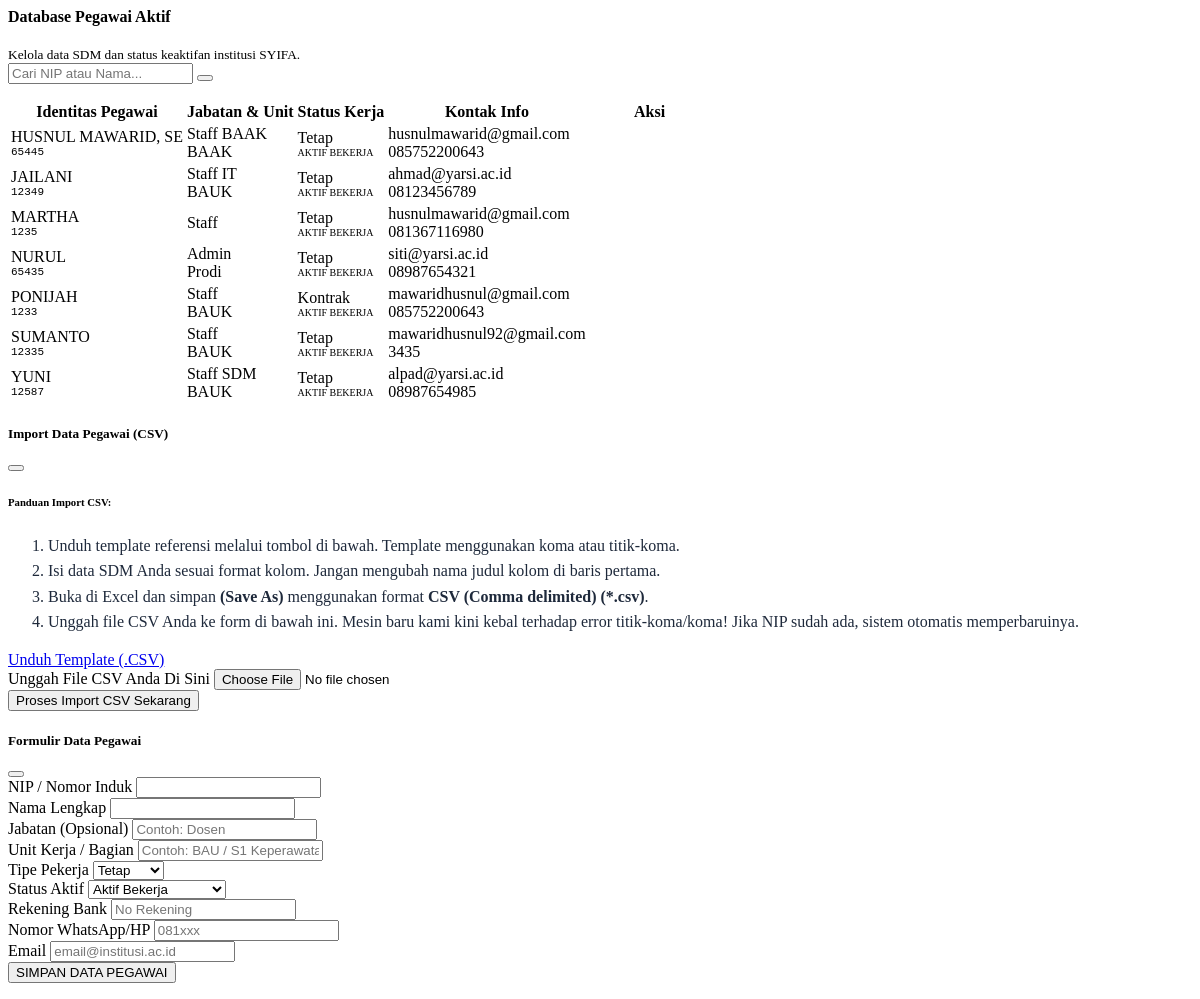
Page /hr_pegawai.php (signed in) on the committed database.
### tables this page shows
CREATE TABLE `hr_pegawai` (
  `id` int(11) NOT NULL AUTO_INCREMENT,
  `nip` varchar(30) NOT NULL,
  `nama_lengkap` varchar(150) NOT NULL,
  `jk` enum('L','P') DEFAULT NULL,
  `tgl_lahir` date DEFAULT NULL,
  `status_pegawai` enum('Tetap','Kontrak','Honorer','Magang') DEFAULT 'Kontrak',
  `jabatan` varchar(150) DEFAULT NULL,
  `unit_kerja` varchar(100) DEFAULT NULL,
  `tgl_masuk` date DEFAULT NULL,
  `status_aktif` tinyint(1) DEFAULT 1,
  `rekening_bank` varchar(50) DEFAULT NULL,
  `npwp` varchar(30) DEFAULT NULL,
  `email` varchar(100) DEFAULT NULL,
  `no_hp` varchar(20) DEFAULT NULL,
  `user_id` int(11) DEFAULT NULL,
  `created_at` timestamp NOT NULL DEFAULT current_timestamp(),
  PRIMARY KEY (`id`),
  UNIQUE KEY `nip` (`nip`),
  KEY `jabatan_id` (`jabatan`)
);

### hr_pegawai.php (the view, shortened to what this page needs)
<?php
$search = $_GET['q'] ?? '';
$limit = 20;
$page_num = isset($_GET['page_num']) ? (int)$_GET['page_num'] : 1;
$offset = ($page_num - 1) * $limit;
$where = "1=1";
$pegawai = $conn->query("SELECT * FROM hr_pegawai WHERE $where ORDER BY nama_lengkap ASC LIMIT $limit OFFSET $offset");
?>
<div class="container-fluid py-4 animate__animated animate__fadeIn">
    <div class="d-flex justify-content-between align-items-center mb-4 bg-white p-4 rounded-4 shadow-sm border-start border-primary border-4">
        <div>
            <h4 class="fw-bold text-dark mb-0"><i class="fas fa-users-cog me-2 text-primary"></i>Database Pegawai Aktif</h4>
            <small class="text-muted fw-bold">Kelola data SDM dan status keaktifan institusi SYIFA.</small>
        </div>
        <div class="d-flex gap-2">
            <form method="GET" class="input-group shadow-sm rounded-pill overflow-hidden border" style="width: 250px;">
                <input type="text" name="q" class="form-control border-0 bg-light px-3 fw-bold" placeholder="Cari NIP atau Nama..." value="<?= htmlspecialchars($search) ?>" autocomplete="off">
                <button type="submit" class="btn btn-primary px-3 border-0"><i class="fas fa-search"></i></button>
            </form>
        </div>
    </div>
    <div class="card border-0 shadow-sm rounded-4 overflow-hidden bg-white">
        <div class="table-responsive">
            <table class="table table-hover align-middle mb-0 text-dark">
                <thead class="bg-light small text-uppercase fw-bold text-muted">
                    <tr>
                        <th class="ps-4 py-3">Identitas Pegawai</th>
                        <th class="py-3">Jabatan & Unit</th>
                        <th class="py-3 text-center">Status Kerja</th>
                        <th class="py-3">Kontak Info</th>
                        <th class="text-center pe-4 py-3" width="120">Aksi</th>
                    </tr>
                </thead>
                <tbody>
                    <?php
                    if($pegawai && $pegawai->num_rows > 0): while($p = $pegawai->fetch_assoc()):
                        $status_aktif = (int)($p['status_aktif'] ?? 0);
                    ?>
                    <tr>
                        <td class="ps-4">
                            <div class="d-flex align-items-center">
                                <div>
                                    <div class="fw-bold text-dark mb-1"><?= strtoupper($p['nama_lengkap']) ?></div>
                                    <code class="small text-muted bg-transparent p-0 border-0" style="font-size: 11px;"><?= $p['nip'] ?></code>
                                </div>
                            </div>
                        </td>
                        <td>
                            <div class="fw-bold small text-dark"><?= $p['jabatan'] ?: '<span class="text-muted italic">Staf Umum</span>' ?></div>
                            <div class="text-muted small"><?= $p['unit_kerja'] ?></div>
                        </td>
                        <td class="text-center">
                            <span class="badge bg-light text-dark border px-3 py-1 mb-1 d-inline-block"><?= $p['status_pegawai'] ?? 'Tetap' ?></span><br>
                            <span class="small <?= $status_aktif ? 'text-success' : 'text-danger' ?> fw-bold" style="font-size: 10px;">
                                <i class="fas fa-circle me-1" style="font-size:7px;"></i><?= $status_aktif ? 'AKTIF BEKERJA' : 'NON-AKTIF' ?>
                            </span>
                        </td>
                        <td class="small text-muted fw-bold">
                            <i class="fas fa-envelope me-2"></i> <?= $p['email'] ?: '-' ?><br>
                            <i class="fas fa-phone me-2"></i> <?= $p['no_hp'] ?: '-' ?>
                        </td>
                        <td class="text-center pe-4">
                        </td>
                    </tr>
                    <?php endwhile; else: ?>
                        <tr><td colspan="5" class="text-center py-5 text-muted italic">Belum ada data pegawai yang terdaftar.</td></tr>
                    <?php endif; ?>
                </tbody>
            </table>
        </div>
    </div>
</div>
<div class="modal fade" id="modalImportPegawai" tabindex="-1" data-bs-backdrop="static">
    <div class="modal-dialog modal-dialog-centered modal-lg">
        <form action="hr_action.php" method="POST" enctype="multipart/form-data" class="modal-content rounded-4 border-0 shadow-lg text-dark">
            <div class="modal-header bg-success text-white p-4 border-0">
                <h5 class="modal-title fw-bold"><i class="fas fa-file-csv me-2"></i>Import Data Pegawai (CSV)</h5>
                <button type="button" class="btn-close btn-close-white shadow-none" data-bs-dismiss="modal"></button>
            </div>
            <div class="modal-body p-4 bg-light text-start">
                <div class="alert bg-success bg-opacity-10 border border-success border-opacity-25 rounded-4 mb-4 small shadow-sm text-dark">
                    <h6 class="fw-bold mb-2 text-success"><i class="fas fa-info-circle me-1"></i> Panduan Import CSV:</h6>
                    <ol class="mb-0 ps-3" style="line-height: 1.6; color: #1e293b !important;">
                        <li style="color: #1e293b !important;">Unduh template referensi melalui tombol di bawah. Template menggunakan koma atau titik-koma.</li>
                        <li style="color: #1e293b !important;">Isi data SDM Anda sesuai format kolom. Jangan mengubah nama judul kolom di baris pertama.</li>
                        <li style="color: #1e293b !important;">Buka di Excel dan simpan <strong style="color: #1e293b !important;">(Save As)</strong> menggunakan format <b style="color: #1e293b !important;">CSV (Comma delimited) (*.csv)</b>.</li>
                        <li style="color: #1e293b !important;">Unggah file CSV Anda ke form di bawah ini. Mesin baru kami kini kebal terhadap error titik-koma/koma! Jika NIP sudah ada, sistem otomatis memperbaruinya.</li>
                    </ol>
                </div>
                <div class="text-center mb-4 border-bottom pb-4 border-secondary border-opacity-25">
                    <a href="hr_action.php?action=download_template_pegawai" class="btn btn-outline-success rounded-pill px-5 py-2 fw-bold shadow-sm"><i class="fas fa-download me-2"></i>Unduh Template (.CSV)</a>
                </div>
                <div class="mb-2 text-center position-relative">
                    <label class="small fw-bold text-muted mb-3 text-uppercase"><i class="fas fa-upload me-1"></i> Unggah File CSV Anda Di Sini</label>
                    <input type="file" name="file_import" id="file_import_csv" class="form-control form-control-lg border-success border-2 shadow-sm rounded-4 px-4 py-3 bg-white text-center fw-bold" accept=".csv" required onchange="validateCSV(this)">
                </div>
            </div>
            <div class="modal-footer p-4 border-0 bg-white">
                <button type="submit" class="btn btn-success btn-lg w-100 rounded-pill py-3 fw-bold shadow-sm text-uppercase">Proses Import CSV Sekarang</button>
            </div>
        </form>
    </div>
</div>
<div class="modal fade" id="modalPegawai" tabindex="-1">
    <div class="modal-dialog modal-lg modal-dialog-centered">
        <form action="hr_action.php" method="POST" class="modal-content border-0 shadow-lg rounded-4 overflow-hidden text-dark">
            <div class="modal-header bg-primary text-white p-4 border-0">
                <h5 class="modal-title fw-bold" id="peg_title"><i class="fas fa-user-edit me-2"></i>Formulir Data Pegawai</h5>
                <button type="button" class="btn-close btn-close-white shadow-none" data-bs-dismiss="modal"></button>
            </div>
            <div class="modal-body p-4 bg-light text-start">
                <div class="row g-3">
                    <div class="col-md-4">
                        <label class="small fw-bold text-muted mb-1 uppercase">NIP / Nomor Induk</label>
                        <input type="text" name="nip" id="peg_nip" class="form-control rounded-pill border-0 shadow-sm px-3 fw-bold" required>
                    </div>
                    <div class="col-md-8">
                        <label class="small fw-bold text-muted mb-1 uppercase">Nama Lengkap</label>
                        <input type="text" name="nama_lengkap" id="peg_nama" class="form-control rounded-pill border-0 shadow-sm px-3" required>
                    </div>
                    <div class="col-md-6">
                        <label class="small fw-bold text-muted mb-1 uppercase">Jabatan (Opsional)</label>
                        <input type="text" name="jabatan" id="peg_jabatan" list="dataJabatan" class="form-control rounded-pill border-0 shadow-sm px-3" placeholder="Contoh: Dosen">
                    </div>
                    <div class="col-md-6">
                        <label class="small fw-bold text-muted mb-1 uppercase">Unit Kerja / Bagian</label>
                        <input type="text" name="unit_kerja" id="peg_unit" class="form-control rounded-pill border-0 shadow-sm px-3" placeholder="Contoh: BAU / S1 Keperawatan">
                    </div>
                    <div class="col-md-6">
                        <label class="small fw-bold text-muted mb-1 uppercase">Tipe Pekerja</label>
                        <select name="status_pegawai" id="peg_status" class="form-select rounded-pill border-0 shadow-sm px-3 fw-bold">
                            <option value="Tetap">Tetap</option>
                        </select>
                    </div>
                    <div class="col-md-6">
                        <label class="small fw-bold text-muted mb-1 uppercase">Status Aktif</label>
                        <select name="status_aktif" id="peg_aktif" class="form-select rounded-pill border-0 shadow-sm px-3 fw-bold text-primary">
                            <option value="1">Aktif Bekerja</option>
                        </select>
                    </div>
                    <div class="col-md-6">
                        <label class="small fw-bold text-muted mb-1 uppercase">Rekening Bank</label>
                        <input type="text" name="rekening_bank" id="peg_rek" class="form-control rounded-pill border-0 shadow-sm px-3" placeholder="No Rekening">
                    </div>
                    <div class="col-md-6">
                        <label class="small fw-bold text-muted mb-1 uppercase">Nomor WhatsApp/HP</label>
                        <input type="text" name="no_hp" id="peg_hp" class="form-control rounded-pill border-0 shadow-sm px-3" placeholder="081xxx">
                    </div>
                    <div class="col-md-12">
                        <label class="small fw-bold text-muted mb-1 uppercase">Email</label>
                        <input type="email" name="email" id="peg_email" class="form-control rounded-pill border-0 shadow-sm px-3" placeholder="email@institusi.ac.id">
                    </div>
                </div>
            </div>
            <div class="modal-footer p-4 border-0 bg-white d-block text-center">
                <button type="submit" class="btn btn-primary w-100 rounded-pill py-3 fw-bold shadow uppercase">SIMPAN DATA PEGAWAI</button>
            </div>
        </form>
    </div>
</div>

### rows in the picture
hr_pegawai: nama_lengkap "HUSNUL MAWARID, SE", nip "65445", jabatan "Staff BAAK", unit_kerja "BAAK", status_pegawai "Tetap", status_aktif "AKTIF BEKERJA", email "husnulmawarid@gmail.com", no_hp "085752200643"
hr_pegawai: nama_lengkap "JAILANI", nip "12349", jabatan "Staff IT", unit_kerja "BAUK", status_pegawai "Tetap", status_aktif "AKTIF BEKERJA", email "ahmad@yarsi.ac.id", no_hp "08123456789"
hr_pegawai: nama_lengkap "MARTHA", nip "1235", jabatan "Staff", status_pegawai "Tetap", status_aktif "AKTIF BEKERJA", email "husnulmawarid@gmail.com", no_hp "081367116980"
hr_pegawai: nama_lengkap "NURUL", nip "65435", jabatan "Admin", unit_kerja "Prodi", status_pegawai "Tetap", status_aktif "AKTIF BEKERJA", email "siti@yarsi.ac.id", no_hp "08987654321"
hr_pegawai: nama_lengkap "PONIJAH", nip "1233", jabatan "Staff", unit_kerja "BAUK", status_pegawai "Kontrak", status_aktif "AKTIF BEKERJA", email "mawaridhusnul@gmail.com", no_hp "085752200643"
hr_pegawai: nama_lengkap "SUMANTO", nip "12335", jabatan "Staff", unit_kerja "BAUK", status_pegawai "Tetap", status_aktif "AKTIF BEKERJA", email "mawaridhusnul92@gmail.com", no_hp "3435"
hr_pegawai: nama_lengkap "YUNI", nip "12587", jabatan "Staff SDM", unit_kerja "BAUK", status_pegawai "Tetap", status_aktif "AKTIF BEKERJA", email "alpad@yarsi.ac.id", no_hp "08987654985"
